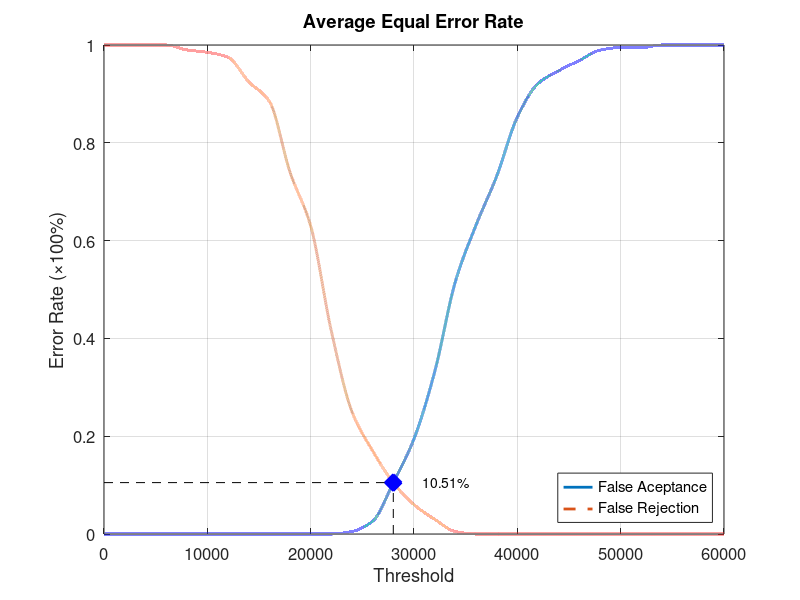
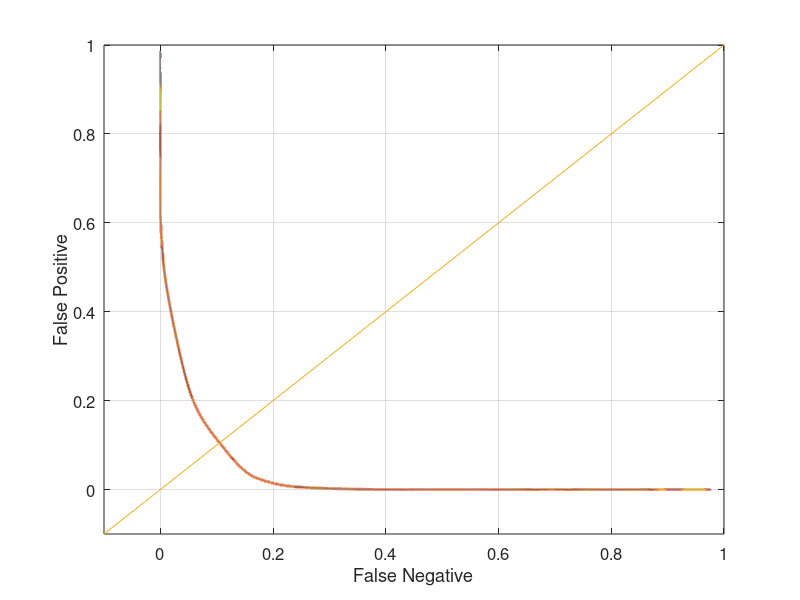

The MATLAB script that drew these images, in order:
function yEER = Database4_2
close all;
clear;
clc;
x = 0:2000:60000;
xq = 0:0.5:60000;

y0 = [0 0 0 0 0 0 0 0 0 0 0 0 0.00526316 0.0263158 0.105263 0.194737 0.331579 0.515789 0.631579 0.731579 0.852632 0.921053 0.947368 0.968421 0.989474 0.994737 0.994737 1 1 1 1];
yy0 = interp1(x, y0, xq, 'pchip');
y1 = [1 1 1 1 0.99 0.985 0.975 0.925 0.885 0.74 0.63 0.415 0.25 0.17 0.105 0.06 0.03 0.005 0 0 0 0 0 0 0 0 0 0 0 0 0];
yy1 = interp1(x, y1, xq, 'pchip');

% Calculating EER: 
y2 = abs(y0 - y1);
find(y2 == min(y2))
yy2 = abs(yy0 - yy1);
xEER = find(yy2 == min(yy2));
xEERIndex = xq(xEER) % X-axis EER
yEER = yy0(xEER) % Y-axis EER

main = figure
plot(xq, yy0,'-','LineWidth', 2);	hold on
plot(xq, yy1,'--','LineWidth', 2);	hold on
plot([xEERIndex xEERIndex], [0 yEER], 'k--');	hold on
plot([0 xEERIndex], [yEER yEER], 'k--');	hold on
plot(xEERIndex, yEER, 'bx', 'LineWidth', 10);	hold on
text(xEERIndex + 10 * xEERIndex / 100, yEER, [num2str(round((10000 * yEER)) / 100) '%'])
legend('False Aceptance', 'False Rejection', 'Location', 'SouthEast')
xlabel('Threshold')
ylabel('Error Rate (\times100%)')
title('Average Equal Error Rate')
set(gca, 'FontSize', 12)
axis([0 60000 0 1])
grid on

print(main, 'Database4_2Main', '-dpng');
FNRxFPR = figure('Color', [1 1 1]);
plot(yy1, yy0, '-', yy1, yy0, 'LineWidth', 2);
hold on
y = -0.1:0.1:1
plot(y, y); 
set(gca, 'FontSize', 12)
xlabel('False Negative')
ylabel('False Positive')
axis([-0.1 1 -0.1 1])
set(gca, 'FontSize', 12)
grid on

print(FNRxFPR, 'Database4_2FNRxFPR','-dpng');
end
